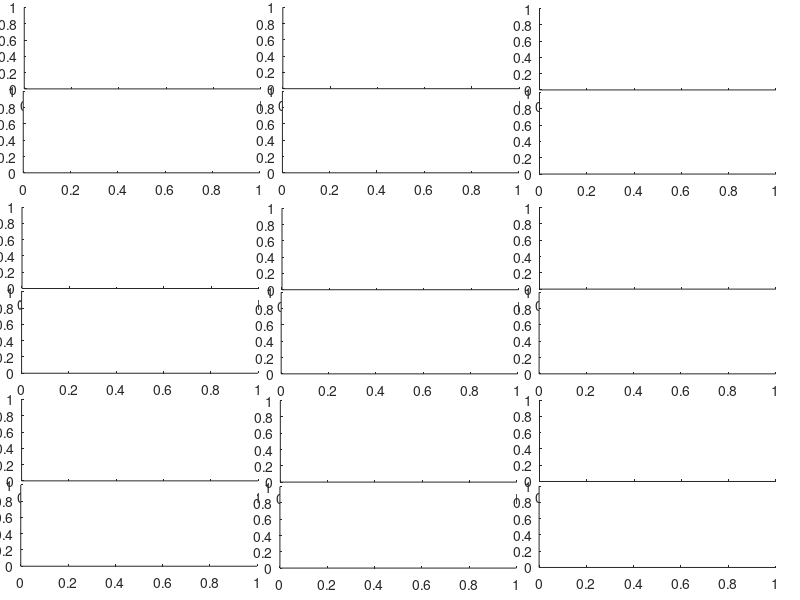

Recreate this plot in MATLAB.
function [axeshandels , figure1] = createpreviewfigure
% Sets formatting for previewing traces. Used in thresholding_gui.

% Auto-generated by MATLAB on 27-Sep-2016 11:42:29

% Create figure
num_traces = 9;

figure1 = figure('units','normalized','outerposition',[0 0 1 1]);
axeshandels = cell(1,num_traces);
for i = 1:numel(axeshandels)
    axeshandels{i} = containers.Map;
end
% Create axes

axeshandels{1}('trace') = axes('Parent',figure1,...
    'Position',[0.0303125 0.851838456901748 0.295535714285714 0.135714285714287]);

% Create axes
axeshandels{1}('spikes') = axes('Parent',figure1,...
    'Position',[0.0290625 0.711965039180229 0.295535714285714 0.135714285714287]);

% Create axes
axeshandels{2}('trace') = axes('Parent',figure1,...
    'Position',[0.0275 0.51918153402559 0.295535714285714 0.135714285714287]);

% Create axes
axeshandels{2}('spikes') = axes('Parent',figure1,...
    'Position',[0.0269791666666667 0.377944420623528 0.295535714285714 0.135714285714287]);

% Create axes
axeshandels{3}('trace') = axes('Parent',figure1,...
    'Position',[0.0269791666666667 0.198562977324559 0.295535714285714 0.135714285714287]);

% Create axes
axeshandels{3}('spikes') = axes('Parent',figure1,...
    'Position',[0.0259375 0.0562949360874455 0.295535714285714 0.135714285714287]);

% Create axes
axeshandels{4}('trace') = axes('Parent',figure1,...
    'Position',[0.353541666666667 0.85217122474724 0.295535714285714 0.135714285714287]);

% Create axes
axeshandels{4}('spikes') = axes('Parent',figure1,...
    'Position',[0.353020833333333 0.711965039180229 0.295535714285714 0.135714285714287]);

% Create axes
axeshandels{5}('trace') = axes('Parent',figure1,...
    'Position',[0.3525 0.517119678355487 0.295535714285714 0.135714285714287]);

% Create axes
axeshandels{5}('spikes') = axes('Parent',figure1,...
    'Position',[0.351458333333333 0.376913492788477 0.295535714285714 0.135714285714287]);

% Create axes
axeshandels{6}('trace') = axes('Parent',figure1,...
    'Position',[0.350416666666667 0.196501121654456 0.295535714285714 0.135714285714287]);

% Create axes
axeshandels{6}('spikes') = axes('Parent',figure1,...
    'Position',[0.349895833333333 0.0532021525822909 0.295535714285714 0.135714285714287]);

% Create axes
axeshandels{7}('trace') = axes('Parent',figure1,...
    'Position',[0.674375 0.850109369077137 0.295535714285714 0.135714285714287]);

% Create axes
axeshandels{7}('spikes') = axes('Parent',figure1,...
    'Position',[0.674375 0.709903183510128 0.295535714285715 0.135714285714287]);

% Create axes
axeshandels{8}('trace') = axes('Parent',figure1,...
    'Position',[0.674375 0.518150606190538 0.295535714285714 0.135714285714287]);

% Create axes
axeshandels{8}('spikes') = axes('Parent',figure1,...
    'Position',[0.673854166666667 0.376913492788477 0.295535714285714 0.135714285714287]);

% Create axes
axeshandels{9}('trace') = axes('Parent',figure1,...
    'Position',[0.674375 0.197532049489508 0.295535714285714 0.135714285714287]);

% Create axes
axeshandels{9}('spikes') = axes('Parent',figure1,...
    'Position',[0.673854166666667 0.0542330804173424 0.295535714285714 0.135714285714287]);

